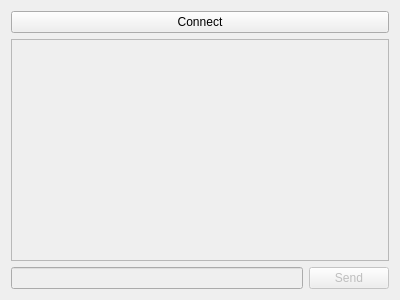
<?xml version="1.0" encoding="UTF-8"?>
<ui version="4.0">
 <class>ChatWindow</class>
 <widget class="QWidget" name="ChatWindow">
  <property name="geometry">
   <rect>
    <x>0</x>
    <y>0</y>
    <width>400</width>
    <height>300</height>
   </rect>
  </property>
  <property name="windowTitle">
   <string>Chat Client</string>
  </property>
  <layout class="QGridLayout" name="gridLayout">
   <item row="0" column="0" colspan="2">
    <widget class="QPushButton" name="connectButton">
     <property name="text">
      <string>Connect</string>
     </property>
    </widget>
   </item>
   <item row="1" column="0" colspan="2">
    <widget class="QListView" name="chatView">
     <property name="enabled">
      <bool>false</bool>
     </property>
     <property name="editTriggers">
      <set>QAbstractItemView::NoEditTriggers</set>
     </property>
    </widget>
   </item>
   <item row="2" column="0">
    <widget class="QLineEdit" name="messageEdit">
     <property name="enabled">
      <bool>false</bool>
     </property>
    </widget>
   </item>
   <item row="2" column="1">
    <widget class="QPushButton" name="sendButton">
     <property name="enabled">
      <bool>false</bool>
     </property>
     <property name="text">
      <string>Send</string>
     </property>
     <property name="default">
      <bool>true</bool>
     </property>
    </widget>
   </item>
  </layout>
 </widget>
 <resources/>
 <connections/>
</ui>
